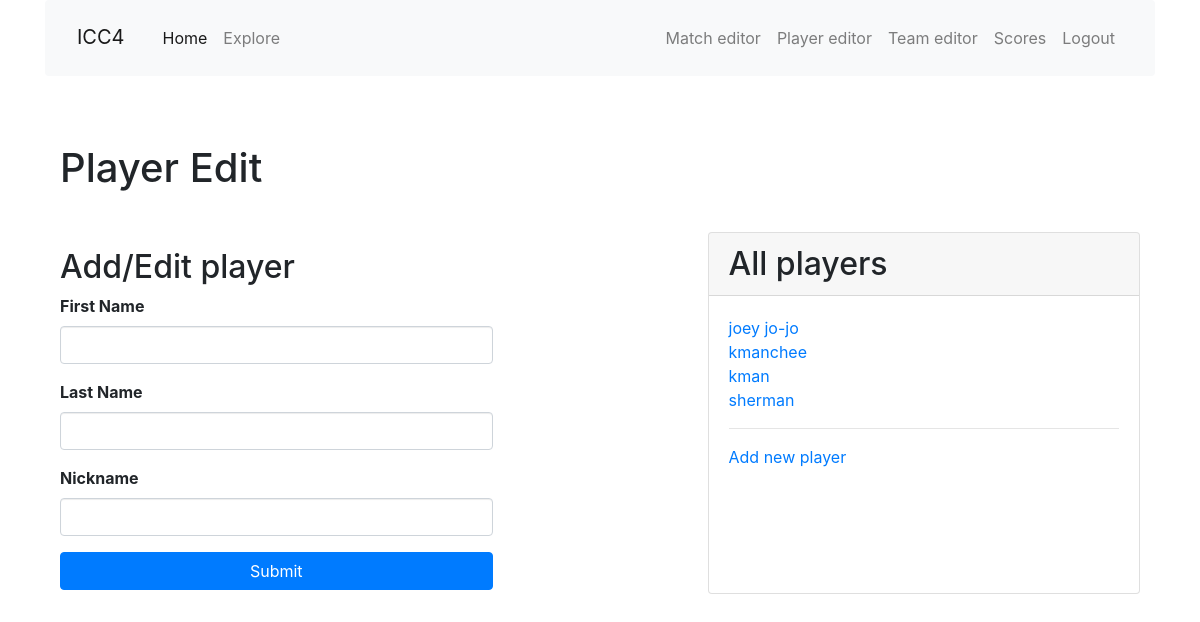
The app's page /player_edit, older data.
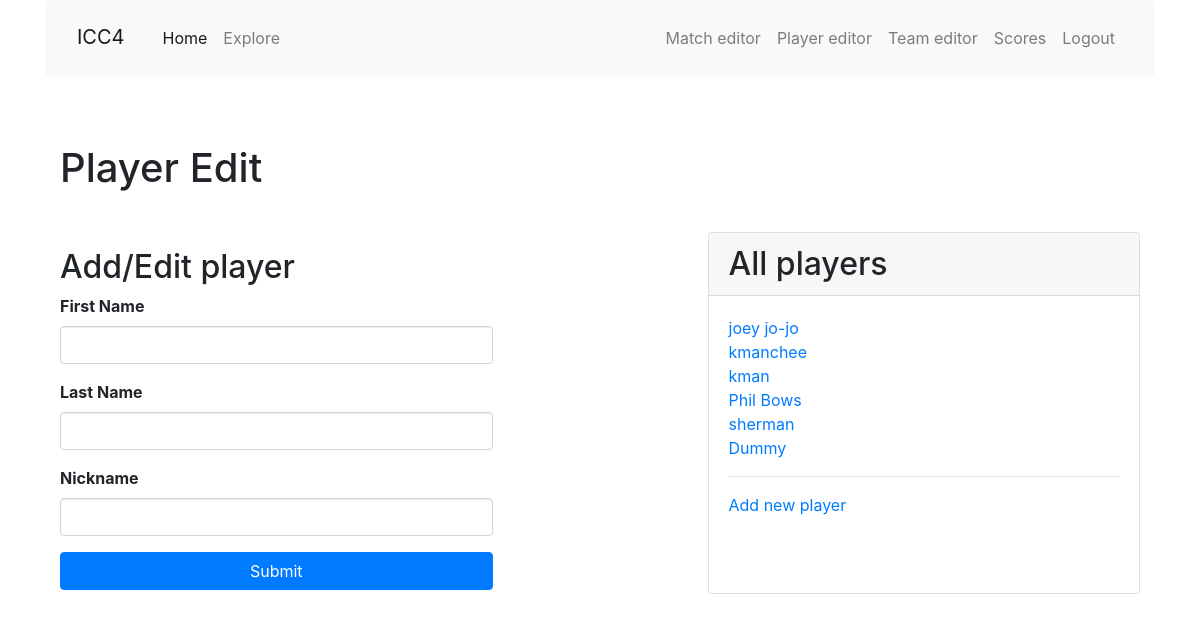
The same page, newer data.
### app/models.py (models this page shows, shortened)
class Player(db.Model):
    id = db.Column(db.Integer, primary_key=True)
    nickname = db.Column(db.String(64), index=True, unique=True)
    first_name = db.Column(db.String(64), index=True)
    last_name = db.Column(db.String(64), index=True)
    games = association_proxy('games_association', 'game')

### app/main/routes.py (the view, shortened to what this page needs)
@bp.route('/player_edit',  methods=['GET', 'POST'], defaults={'nickname': None})
@bp.route('/player_edit/<nickname>',  methods=['GET', 'POST'])
def player_edit(nickname):
    player = Player.query.filter_by(nickname=nickname).first()
    form = EditPlayerForm(obj=player)
    all_players = Player.query.all()
    if  form.submit_delete.data and player is not None:
        db.session.delete(player)
        db.session.commit()
        flash('Player {} ({} {}) deleted!'.format(
            player.nickname, player.first_name, player.last_name), 'danger')
        return redirect(url_for('main.player_edit'))
    return render_template('edit_player.html', title='Player Editor',
        form=form, player=player, all_players=all_players)

### app/main/forms.py (shortened to what this page needs)
class EditPlayerForm(FlaskForm):
    first_name = StringField('First Name', validators=[DataRequired()])
    last_name = StringField('Last Name', validators=[DataRequired()])
    nickname = StringField('Nickname')
    submit_new = SubmitField('Submit')
    submit_edit = SubmitField('Edit Player')
    submit_delete = SubmitField('Delete Player')
    def __init__(self, *args, **kwargs):
        super().__init__(*args, **kwargs)
        self.original_nickname = self.nickname

### app/templates/edit_player.html (shortened to what this page needs)
{% extends "base.html" %}
{% import 'bootstrap/wtf.html' as wtf %}
{% block app_content %}
<div class="container">
  <h1>Player Edit</h1>
  <br>
  <div class="row">
    <div class="col-md-5 mt-4"><h2>Add/Edit player</h2>
      <form class="form" method="post" role="form">
        {{ wtf.form_field(form.first_name) }}
        {{ wtf.form_field(form.last_name) }}
        {{ wtf.form_field(form.nickname) }}
        {% if player %}
        <h4 class="text-center text-muted">{{ player.nickname }}</h4>
        {{ wtf.form_field(form.submit_edit, button_map={'submit_edit': 'info my-1 btn-block'}) }}
        {{ wtf.form_field(form.submit_delete, button_map={'submit_delete': 'danger my-1 btn-block'}) }}
        {% else %}
        {{ wtf.form_field(form.submit_new, button_map={'submit_new': 'primary my-1 btn-block'}) }}
        {% endif %}
      </form>
    </div>
    <div class="col-md-2"></div>
    <div class="col-md-5 mt-2 mx-auto">
      <div class="card h-100">
        <h2 class="card-header">All players</h2>
        <div class="card-body">
          <ul class="list-unstyled">
          {% for p in all_players %}
          <li><a href="{{ url_for('main.player_edit', nickname=p.nickname) }}">{{ p.nickname }}</a></li>
          {% endfor %}
          </ul>
          <hr>
          <a href="{{ url_for('main.player_edit') }}">Add new player</a>
        </div>
      </div>
    </div>
  </div>
</div>
{% endblock %}

Row changes from the older to the newer data that the page shows:
now on this page (row edited): Player: nickname "Phil Bows"
added Player: nickname "Dummy"
